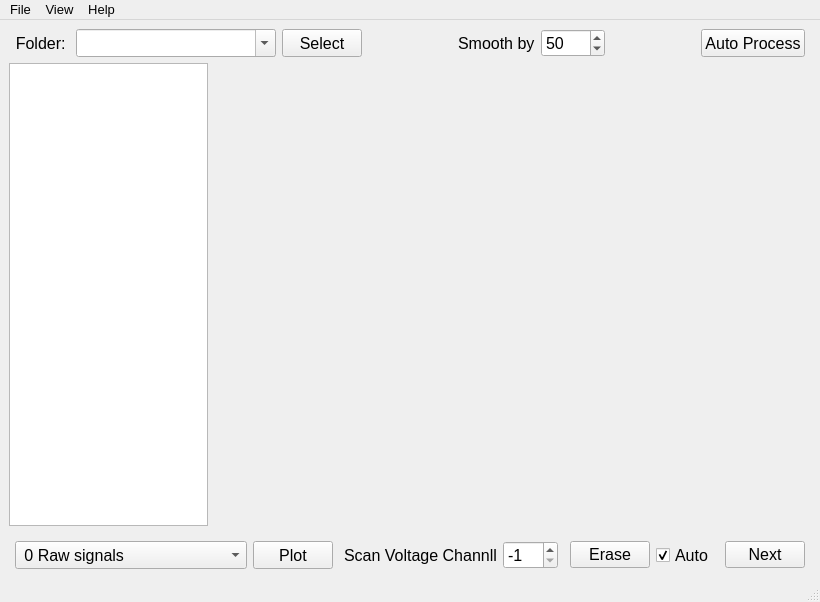
<?xml version="1.0" encoding="UTF-8"?>
<ui version="4.0">
 <class>MainWindow</class>
 <widget class="QMainWindow" name="MainWindow">
  <property name="geometry">
   <rect>
    <x>0</x>
    <y>0</y>
    <width>820</width>
    <height>602</height>
   </rect>
  </property>
  <property name="font">
   <font>
    <pointsize>12</pointsize>
   </font>
  </property>
  <property name="windowTitle">
   <string>Emittance Plot Processing</string>
  </property>
  <widget class="QWidget" name="centralwidget">
   <layout class="QVBoxLayout" name="verticalLayout">
    <property name="sizeConstraint">
     <enum>QLayout::SetDefaultConstraint</enum>
    </property>
    <property name="leftMargin">
     <number>0</number>
    </property>
    <property name="topMargin">
     <number>0</number>
    </property>
    <property name="rightMargin">
     <number>0</number>
    </property>
    <property name="bottomMargin">
     <number>0</number>
    </property>
    <item>
     <widget class="QWidget" name="widget" native="true">
      <layout class="QVBoxLayout" name="verticalLayout_2">
       <item>
        <layout class="QHBoxLayout" name="horizontalLayout_2">
         <property name="sizeConstraint">
          <enum>QLayout::SetDefaultConstraint</enum>
         </property>
         <property name="leftMargin">
          <number>6</number>
         </property>
         <property name="rightMargin">
          <number>6</number>
         </property>
         <item>
          <widget class="QLabel" name="label_2">
           <property name="sizePolicy">
            <sizepolicy hsizetype="Preferred" vsizetype="Preferred">
             <horstretch>0</horstretch>
             <verstretch>0</verstretch>
            </sizepolicy>
           </property>
           <property name="minimumSize">
            <size>
             <width>0</width>
             <height>0</height>
            </size>
           </property>
           <property name="font">
            <font>
             <pointsize>12</pointsize>
            </font>
           </property>
           <property name="text">
            <string>Folder: </string>
           </property>
           <property name="alignment">
            <set>Qt::AlignRight|Qt::AlignTrailing|Qt::AlignVCenter</set>
           </property>
          </widget>
         </item>
         <item>
          <widget class="QComboBox" name="comboBox_2">
           <property name="sizePolicy">
            <sizepolicy hsizetype="Expanding" vsizetype="Preferred">
             <horstretch>0</horstretch>
             <verstretch>0</verstretch>
            </sizepolicy>
           </property>
           <property name="minimumSize">
            <size>
             <width>200</width>
             <height>0</height>
            </size>
           </property>
           <property name="editable">
            <bool>true</bool>
           </property>
          </widget>
         </item>
         <item>
          <widget class="QPushButton" name="pushButton_2">
           <property name="sizePolicy">
            <sizepolicy hsizetype="Preferred" vsizetype="Preferred">
             <horstretch>0</horstretch>
             <verstretch>0</verstretch>
            </sizepolicy>
           </property>
           <property name="font">
            <font>
             <pointsize>12</pointsize>
            </font>
           </property>
           <property name="text">
            <string>Select</string>
           </property>
          </widget>
         </item>
         <item>
          <spacer name="horizontalSpacer_6">
           <property name="orientation">
            <enum>Qt::Horizontal</enum>
           </property>
           <property name="sizeHint" stdset="0">
            <size>
             <width>40</width>
             <height>20</height>
            </size>
           </property>
          </spacer>
         </item>
         <item>
          <widget class="QLabel" name="label">
           <property name="sizePolicy">
            <sizepolicy hsizetype="Fixed" vsizetype="Preferred">
             <horstretch>0</horstretch>
             <verstretch>0</verstretch>
            </sizepolicy>
           </property>
           <property name="font">
            <font>
             <pointsize>12</pointsize>
            </font>
           </property>
           <property name="focusPolicy">
            <enum>Qt::NoFocus</enum>
           </property>
           <property name="text">
            <string>Smooth by</string>
           </property>
          </widget>
         </item>
         <item>
          <widget class="QSpinBox" name="spinBox">
           <property name="sizePolicy">
            <sizepolicy hsizetype="Preferred" vsizetype="Preferred">
             <horstretch>0</horstretch>
             <verstretch>0</verstretch>
            </sizepolicy>
           </property>
           <property name="minimumSize">
            <size>
             <width>0</width>
             <height>0</height>
            </size>
           </property>
           <property name="font">
            <font>
             <pointsize>12</pointsize>
            </font>
           </property>
           <property name="maximum">
            <number>9999</number>
           </property>
           <property name="value">
            <number>50</number>
           </property>
          </widget>
         </item>
         <item>
          <spacer name="horizontalSpacer_3">
           <property name="orientation">
            <enum>Qt::Horizontal</enum>
           </property>
           <property name="sizeType">
            <enum>QSizePolicy::Expanding</enum>
           </property>
           <property name="sizeHint" stdset="0">
            <size>
             <width>40</width>
             <height>20</height>
            </size>
           </property>
          </spacer>
         </item>
         <item>
          <widget class="QPushButton" name="pushButton_4">
           <property name="sizePolicy">
            <sizepolicy hsizetype="Preferred" vsizetype="Preferred">
             <horstretch>0</horstretch>
             <verstretch>0</verstretch>
            </sizepolicy>
           </property>
           <property name="font">
            <font>
             <pointsize>12</pointsize>
            </font>
           </property>
           <property name="text">
            <string>Auto Process</string>
           </property>
          </widget>
         </item>
        </layout>
       </item>
       <item>
        <widget class="QWidget" name="widget_2" native="true">
         <layout class="QHBoxLayout" name="horizontalLayout">
          <property name="leftMargin">
           <number>0</number>
          </property>
          <property name="topMargin">
           <number>0</number>
          </property>
          <property name="rightMargin">
           <number>0</number>
          </property>
          <item>
           <widget class="QListWidget" name="listWidget">
            <property name="sizePolicy">
             <sizepolicy hsizetype="Expanding" vsizetype="Expanding">
              <horstretch>1</horstretch>
              <verstretch>0</verstretch>
             </sizepolicy>
            </property>
            <property name="font">
             <font>
              <pointsize>12</pointsize>
             </font>
            </property>
            <property name="midLineWidth">
             <number>0</number>
            </property>
            <property name="editTriggers">
             <set>QAbstractItemView::NoEditTriggers</set>
            </property>
            <property name="alternatingRowColors">
             <bool>false</bool>
            </property>
            <property name="selectionMode">
             <enum>QAbstractItemView::MultiSelection</enum>
            </property>
            <property name="horizontalScrollMode">
             <enum>QAbstractItemView::ScrollPerPixel</enum>
            </property>
           </widget>
          </item>
          <item>
           <widget class="QStackedWidget" name="stackedWidget">
            <property name="sizePolicy">
             <sizepolicy hsizetype="Expanding" vsizetype="Expanding">
              <horstretch>3</horstretch>
              <verstretch>0</verstretch>
             </sizepolicy>
            </property>
            <property name="focusPolicy">
             <enum>Qt::NoFocus</enum>
            </property>
            <property name="currentIndex">
             <number>0</number>
            </property>
            <widget class="QWidget" name="stackedWidgetPage1">
             <layout class="QHBoxLayout" name="horizontalLayout_4">
              <property name="leftMargin">
               <number>0</number>
              </property>
              <property name="topMargin">
               <number>0</number>
              </property>
              <property name="rightMargin">
               <number>0</number>
              </property>
              <property name="bottomMargin">
               <number>0</number>
              </property>
              <item>
               <widget class="MplWidget" name="mplWidget" native="true">
                <property name="sizePolicy">
                 <sizepolicy hsizetype="Expanding" vsizetype="Expanding">
                  <horstretch>0</horstretch>
                  <verstretch>0</verstretch>
                 </sizepolicy>
                </property>
               </widget>
              </item>
             </layout>
            </widget>
            <widget class="QWidget" name="stackedWidgetPage2">
             <layout class="QVBoxLayout" name="verticalLayout_3">
              <property name="topMargin">
               <number>0</number>
              </property>
              <property name="bottomMargin">
               <number>0</number>
              </property>
              <item>
               <widget class="QPlainTextEdit" name="plainTextEdit">
                <property name="sizePolicy">
                 <sizepolicy hsizetype="Expanding" vsizetype="Expanding">
                  <horstretch>0</horstretch>
                  <verstretch>0</verstretch>
                 </sizepolicy>
                </property>
                <property name="minimumSize">
                 <size>
                  <width>0</width>
                  <height>0</height>
                 </size>
                </property>
                <property name="autoFillBackground">
                 <bool>false</bool>
                </property>
                <property name="undoRedoEnabled">
                 <bool>false</bool>
                </property>
                <property name="readOnly">
                 <bool>true</bool>
                </property>
               </widget>
              </item>
             </layout>
            </widget>
            <widget class="QWidget" name="stackedWidgetPage3">
             <layout class="QHBoxLayout" name="horizontalLayout_5">
              <item>
               <widget class="QTableWidget" name="tableWidget">
                <property name="sizePolicy">
                 <sizepolicy hsizetype="Expanding" vsizetype="Expanding">
                  <horstretch>1</horstretch>
                  <verstretch>0</verstretch>
                 </sizepolicy>
                </property>
                <property name="font">
                 <font>
                  <pointsize>10</pointsize>
                 </font>
                </property>
                <property name="alternatingRowColors">
                 <bool>true</bool>
                </property>
                <attribute name="horizontalHeaderVisible">
                 <bool>false</bool>
                </attribute>
                <attribute name="horizontalHeaderCascadingSectionResizes">
                 <bool>false</bool>
                </attribute>
                <attribute name="horizontalHeaderDefaultSectionSize">
                 <number>100</number>
                </attribute>
                <attribute name="horizontalHeaderStretchLastSection">
                 <bool>true</bool>
                </attribute>
                <attribute name="verticalHeaderVisible">
                 <bool>false</bool>
                </attribute>
                <row>
                 <property name="text">
                  <string>New Row</string>
                 </property>
                </row>
                <row>
                 <property name="text">
                  <string>New Row</string>
                 </property>
                </row>
                <row>
                 <property name="text">
                  <string>New Row</string>
                 </property>
                </row>
                <row>
                 <property name="text">
                  <string>New Row</string>
                 </property>
                </row>
                <row>
                 <property name="text">
                  <string>New Row</string>
                 </property>
                </row>
                <row>
                 <property name="text">
                  <string>New Row</string>
                 </property>
                </row>
                <row>
                 <property name="text">
                  <string>New Row</string>
                 </property>
                </row>
                <row>
                 <property name="text">
                  <string>New Row</string>
                 </property>
                </row>
                <column>
                 <property name="text">
                  <string>Parameter</string>
                 </property>
                 <property name="font">
                  <font>
                   <pointsize>12</pointsize>
                   <kerning>false</kerning>
                  </font>
                 </property>
                </column>
                <column>
                 <property name="text">
                  <string>Value</string>
                 </property>
                 <property name="font">
                  <font>
                   <pointsize>12</pointsize>
                  </font>
                 </property>
                </column>
               </widget>
              </item>
              <item>
               <widget class="QFrame" name="frame">
                <property name="sizePolicy">
                 <sizepolicy hsizetype="Preferred" vsizetype="Preferred">
                  <horstretch>1</horstretch>
                  <verstretch>0</verstretch>
                 </sizepolicy>
                </property>
                <property name="frameShape">
                 <enum>QFrame::StyledPanel</enum>
                </property>
                <property name="frameShadow">
                 <enum>QFrame::Raised</enum>
                </property>
               </widget>
              </item>
             </layout>
            </widget>
           </widget>
          </item>
         </layout>
        </widget>
       </item>
       <item>
        <layout class="QHBoxLayout" name="horizontalLayout_3">
         <property name="leftMargin">
          <number>6</number>
         </property>
         <property name="rightMargin">
          <number>6</number>
         </property>
         <item>
          <widget class="QComboBox" name="comboBox">
           <property name="sizePolicy">
            <sizepolicy hsizetype="Preferred" vsizetype="Preferred">
             <horstretch>0</horstretch>
             <verstretch>0</verstretch>
            </sizepolicy>
           </property>
           <property name="baseSize">
            <size>
             <width>0</width>
             <height>0</height>
            </size>
           </property>
           <property name="font">
            <font>
             <pointsize>12</pointsize>
            </font>
           </property>
           <item>
            <property name="text">
             <string> 0 Raw signals</string>
            </property>
           </item>
           <item>
            <property name="text">
             <string> 1 Processed signals</string>
            </property>
           </item>
           <item>
            <property name="text">
             <string> 2 Elementary jet</string>
            </property>
           </item>
           <item>
            <property name="text">
             <string> 3 Integral profile</string>
            </property>
           </item>
           <item>
            <property name="text">
             <string> 4 Maximum profile</string>
            </property>
           </item>
           <item>
            <property name="text">
             <string> 5 Contour plot</string>
            </property>
           </item>
           <item>
            <property name="text">
             <string> 6 Color contour plot</string>
            </property>
           </item>
           <item>
            <property name="text">
             <string> 7 Contour levels</string>
            </property>
           </item>
           <item>
            <property name="text">
             <string> 8 Cross section contours</string>
            </property>
           </item>
           <item>
            <property name="text">
             <string>-------------------</string>
            </property>
           </item>
           <item>
            <property name="text">
             <string>10 Z0 Initial data</string>
            </property>
           </item>
           <item>
            <property name="text">
             <string>11 Z1 Average shifted</string>
            </property>
           </item>
           <item>
            <property name="text">
             <string>12 Z2 Resampled NxN</string>
            </property>
           </item>
           <item>
            <property name="text">
             <string>13 Z3 NxN average shifted</string>
            </property>
           </item>
           <item>
            <property name="text">
             <string>14 -- (Zero line debug)</string>
            </property>
           </item>
           <item>
            <property name="text">
             <string>15 Scale and range</string>
            </property>
           </item>
           <item>
            <property name="text">
             <string>16 Z6 [N,N] divergence back</string>
            </property>
           </item>
           <item>
            <property name="text">
             <string>17 Shifted jets</string>
            </property>
           </item>
           <item>
            <property name="text">
             <string>18 Z5 [N,N] no divergence</string>
            </property>
           </item>
           <item>
            <property name="text">
             <string>19 Z1[N,nx-1] initial data</string>
            </property>
           </item>
           <item>
            <property name="text">
             <string>20 griddata(Z1)</string>
            </property>
           </item>
           <item>
            <property name="text">
             <string>21 removed X't</string>
            </property>
           </item>
          </widget>
         </item>
         <item>
          <widget class="QPushButton" name="pushButton_6">
           <property name="sizePolicy">
            <sizepolicy hsizetype="Minimum" vsizetype="Preferred">
             <horstretch>0</horstretch>
             <verstretch>0</verstretch>
            </sizepolicy>
           </property>
           <property name="font">
            <font>
             <pointsize>12</pointsize>
            </font>
           </property>
           <property name="text">
            <string>Plot</string>
           </property>
          </widget>
         </item>
         <item>
          <spacer name="horizontalSpacer_5">
           <property name="orientation">
            <enum>Qt::Horizontal</enum>
           </property>
           <property name="sizeHint" stdset="0">
            <size>
             <width>40</width>
             <height>20</height>
            </size>
           </property>
          </spacer>
         </item>
         <item>
          <widget class="QLabel" name="label_3">
           <property name="font">
            <font>
             <pointsize>12</pointsize>
            </font>
           </property>
           <property name="frameShape">
            <enum>QFrame::NoFrame</enum>
           </property>
           <property name="text">
            <string>Scan Voltage Channll</string>
           </property>
          </widget>
         </item>
         <item>
          <widget class="QSpinBox" name="spinBox_2">
           <property name="sizePolicy">
            <sizepolicy hsizetype="Preferred" vsizetype="Preferred">
             <horstretch>0</horstretch>
             <verstretch>0</verstretch>
            </sizepolicy>
           </property>
           <property name="font">
            <font>
             <pointsize>12</pointsize>
            </font>
           </property>
           <property name="minimum">
            <number>-1</number>
           </property>
           <property name="maximum">
            <number>999</number>
           </property>
           <property name="value">
            <number>-1</number>
           </property>
          </widget>
         </item>
         <item>
          <spacer name="horizontalSpacer">
           <property name="orientation">
            <enum>Qt::Horizontal</enum>
           </property>
           <property name="sizeHint" stdset="0">
            <size>
             <width>40</width>
             <height>20</height>
            </size>
           </property>
          </spacer>
         </item>
         <item>
          <widget class="QPushButton" name="pushButton_7">
           <property name="text">
            <string>Erase</string>
           </property>
          </widget>
         </item>
         <item>
          <widget class="QCheckBox" name="checkBox">
           <property name="sizePolicy">
            <sizepolicy hsizetype="Minimum" vsizetype="Preferred">
             <horstretch>0</horstretch>
             <verstretch>0</verstretch>
            </sizepolicy>
           </property>
           <property name="font">
            <font>
             <pointsize>12</pointsize>
            </font>
           </property>
           <property name="text">
            <string>Auto</string>
           </property>
           <property name="checked">
            <bool>true</bool>
           </property>
          </widget>
         </item>
         <item>
          <spacer name="horizontalSpacer_2">
           <property name="orientation">
            <enum>Qt::Horizontal</enum>
           </property>
           <property name="sizeHint" stdset="0">
            <size>
             <width>40</width>
             <height>20</height>
            </size>
           </property>
          </spacer>
         </item>
         <item>
          <widget class="QPushButton" name="pushButton">
           <property name="text">
            <string>Next</string>
           </property>
          </widget>
         </item>
        </layout>
       </item>
      </layout>
     </widget>
    </item>
   </layout>
  </widget>
  <widget class="QMenuBar" name="menubar">
   <property name="geometry">
    <rect>
     <x>0</x>
     <y>0</y>
     <width>820</width>
     <height>23</height>
    </rect>
   </property>
   <property name="font">
    <font>
     <pointsize>10</pointsize>
    </font>
   </property>
   <widget class="QMenu" name="menuFile">
    <property name="sizePolicy">
     <sizepolicy hsizetype="Preferred" vsizetype="Preferred">
      <horstretch>0</horstretch>
      <verstretch>0</verstretch>
     </sizepolicy>
    </property>
    <property name="font">
     <font>
      <pointsize>10</pointsize>
     </font>
    </property>
    <property name="title">
     <string>File</string>
    </property>
    <addaction name="actionOpen"/>
    <addaction name="actionQuit"/>
   </widget>
   <widget class="QMenu" name="menuView">
    <property name="title">
     <string>View</string>
    </property>
    <addaction name="actionPlot"/>
    <addaction name="actionLog"/>
    <addaction name="actionParameters"/>
   </widget>
   <widget class="QMenu" name="menuHelp">
    <property name="title">
     <string>Help</string>
    </property>
    <addaction name="actionAbout"/>
   </widget>
   <addaction name="menuFile"/>
   <addaction name="menuView"/>
   <addaction name="menuHelp"/>
  </widget>
  <widget class="QStatusBar" name="statusbar"/>
  <action name="actionOpen">
   <property name="text">
    <string>Open</string>
   </property>
   <property name="font">
    <font>
     <family>Tahoma</family>
     <pointsize>10</pointsize>
    </font>
   </property>
  </action>
  <action name="actionQuit">
   <property name="text">
    <string>Quit</string>
   </property>
  </action>
  <action name="actionPlot">
   <property name="checkable">
    <bool>true</bool>
   </property>
   <property name="checked">
    <bool>true</bool>
   </property>
   <property name="text">
    <string>Plot</string>
   </property>
  </action>
  <action name="actionLog">
   <property name="checkable">
    <bool>true</bool>
   </property>
   <property name="text">
    <string>Log</string>
   </property>
  </action>
  <action name="actionParameters">
   <property name="checkable">
    <bool>true</bool>
   </property>
   <property name="text">
    <string>Parameters</string>
   </property>
  </action>
  <action name="actionAbout">
   <property name="text">
    <string>About</string>
   </property>
  </action>
 </widget>
 <customwidgets>
  <customwidget>
   <class>MplWidget</class>
   <extends>QWidget</extends>
   <header>mplwidget</header>
   <container>1</container>
  </customwidget>
 </customwidgets>
 <resources/>
 <connections/>
</ui>
